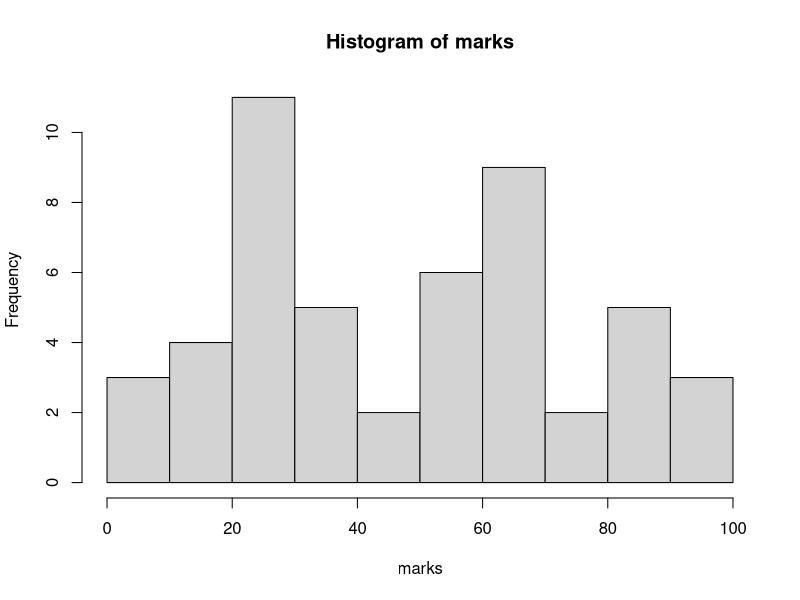

R code for this plot:
set.seed(1234)
marks=ceiling(runif(50, 0, 100))
marks
cat(marks)
range(marks)
# we need this (10,20]  (60,70]  (60,70]  (60,70]  (80,90]  (60,70]   [7] (0,10]   (20,30]  (60,70]  (50,60]  (60,70]  (50,60]
breaks = seq(0,100, by=10)

breaks
marks.cut = cut(marks, breaks)
marks.cut
marks.table = table(marks.cut)
marks.table
cbind(marks.table)
marks
hist(marks, breaks=10)

